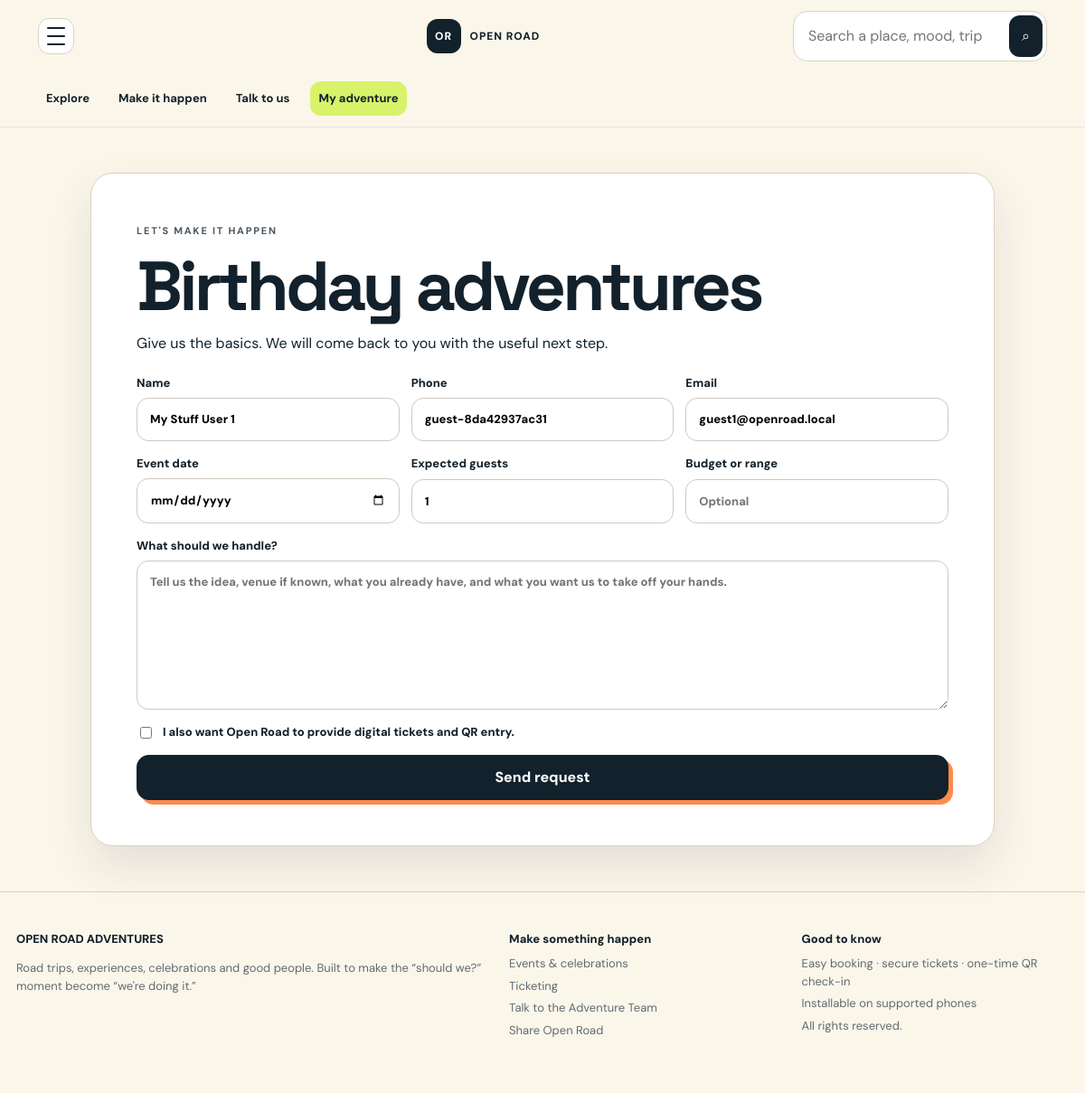
The app's page /service/birthdays/request (signed in) with its own data.
### tables this page shows
CREATE TABLE services (
 id INTEGER PRIMARY KEY AUTOINCREMENT, slug TEXT UNIQUE NOT NULL, category TEXT NOT NULL, title TEXT NOT NULL,
 subtitle TEXT NOT NULL, description TEXT NOT NULL, cover_image TEXT DEFAULT '', accent TEXT DEFAULT 'lime',
 ticketing_available INTEGER NOT NULL DEFAULT 0, published INTEGER NOT NULL DEFAULT 1, sort_order INTEGER NOT NULL DEFAULT 0, created_at TEXT NOT NULL
);

CREATE TABLE users (
 id INTEGER PRIMARY KEY AUTOINCREMENT, name TEXT NOT NULL, phone TEXT NOT NULL,
 email TEXT UNIQUE NOT NULL, pin_hash TEXT NOT NULL, recovery_question TEXT NOT NULL,
 recovery_answer_hash TEXT NOT NULL, remember_token TEXT, remember_until TEXT,
 deleted_at TEXT, simple_id_hash TEXT, is_stuff_guest INTEGER NOT NULL DEFAULT 0, journal_card_uses INTEGER NOT NULL DEFAULT 0, stuff_journal_uses INTEGER NOT NULL DEFAULT 0, stuff_copy_uses INTEGER NOT NULL DEFAULT 0, stuff_edits_uses INTEGER NOT NULL DEFAULT 0, stuff_card_uses INTEGER NOT NULL DEFAULT 0, journal_secret_hash TEXT, created_at TEXT NOT NULL
, stuff_id_hash TEXT);

### app/routes.py (the view, shortened to what this page needs)
@bp.route('/service/<slug>/request',methods=['GET','POST'])
def service_request(slug):
    row=get_db().execute('SELECT * FROM services WHERE slug=? AND published=1',(slug,)).fetchone()
    if not row: abort(404)
    if not session.get('user_id'):
        session['next_url']=request.path
        return redirect(url_for('public.register',next=request.path))
    u=get_db().execute('SELECT * FROM users WHERE id=? AND deleted_at IS NULL',(session['user_id'],)).fetchone()
    return render_template('service_request.html',service=row,user=u)

### app/db.py (called while the page is built)
def get_db():
    if 'db' not in g:
        g.db = sqlite3.connect(current_app.config['DATABASE_PATH'], timeout=30)
        g.db.row_factory = sqlite3.Row
        g.db.execute('PRAGMA foreign_keys=ON')
        g.db.execute('PRAGMA journal_mode=WAL')
        g.db.execute('PRAGMA busy_timeout=30000')
    return g.db

### app/routes.py (called while the page is built)
def log_visit():
    ignored_paths = (
        '/static/', '/media/', '/api/', '/sw.js', '/manifest.json',
        '/favicon.ico', '/robots.txt', '/offline', '/offline/',
        '/offline/my-stuff', '/telemetry', '/pulse_receiver'
    )
    if request.path.startswith(ignored_paths) or request.endpoint in {'health', 'pulse_receiver'}:
        return
    user_id = session.get('user_id')
    key = f'user:{user_id}' if user_id else (request.cookies.get('visitor_key') or secrets.token_urlsafe(16))
    db=get_db()
    db.execute('INSERT INTO visits(visitor_key,path,created_at) VALUES(?,?,?)',(key,request.path,now()))
    db.commit()
    request._visitor_key=key

@bp.before_request
def before(): log_visit()

@bp.after_request
def visitor_cookie(response):
    key=getattr(request,'_visitor_key',None)
    if key and not request.cookies.get('visitor_key'):
        response.set_cookie('visitor_key',key,max_age=31536000,httponly=True,samesite='Lax',secure=request.is_secure)
    return response

### app/security.py (called while the page is built)
def now():
    return datetime.now(timezone.utc).replace(microsecond=0).isoformat()

### app/templates/service_request.html
{% extends 'base.html' %}{% block content %}<section class="form-page"><div class="form-card wide"><span class="eyebrow">LET'S MAKE IT HAPPEN</span><h1>{{ service.title }}</h1><p>Give us the basics. We will come back to you with the useful next step.</p><form method="post"><div class="field-grid"><label>Name<input name="name" value="{{ user.name if user else '' }}" required></label><label>Phone<input name="phone" value="{{ user.phone if user else '' }}" required></label><label>Email<input type="email" name="email" value="{{ user.email if user else '' }}" required></label></div><div class="field-grid"><label>Event date<input type="date" name="event_date"></label><label>Expected guests<input type="number" min="1" max="100000" name="guest_count" value="1"></label><label>Budget or range<input name="budget" placeholder="Optional"></label></div><label><span>What should we handle?</span><textarea name="notes" rows="7" placeholder="Tell us the idea, venue if known, what you already have, and what you want us to take off your hands."></textarea></label>{% if service.ticketing_available %}<label class="check-row"><input type="checkbox" name="ticketing" value="1"> <span>I also want Open Road to provide digital tickets and QR entry.</span></label>{% endif %}<button class="button primary">Send request</button></form></div></section>{% endblock %}

### app/static/style.css (style rules this page uses)
:root { --ink:#12212b;--muted:#5f6b73;--cream:#fbf6ea;--paper:#fffdf7;--line:#d9d3c5;--lime:#d8f36a;--orange:#ff8b4c;--aqua:#77e1d2;--pink:#ff8fb6;--blue:#87b8ff;--shadow:0 22px 50px rgba(18,33,43,.10);--radius:24px }
* { box-sizing:border-box }
html { scroll-behavior:smooth }
body { margin:0;background:var(--cream);color:var(--ink);font-family:'DM Sans',system-ui,sans-serif;line-height:1.5 }
button,input,textarea,select { font:inherit }
.eyebrow { font-size:11px;letter-spacing:.16em;font-weight:800;text-transform:uppercase;color:#4e5a62 }
.hero-copy h1,.detail-copy h1,.trip-big-copy h1,.account-hero h1,.search-hero h1,.form-card h1,.booking-success h1 { font-family:'Space Grotesk',sans-serif;font-size:clamp(48px,6.4vw,88px);line-height:.94;letter-spacing:-.05em;margin:14px 0 }
.button { display:inline-flex;justify-content:center;align-items:center;border:0;border-radius:14px;padding:13px 18px;font-weight:800;cursor:pointer }
.button.primary { background:var(--ink);color:#fff;box-shadow:5px 5px 0 var(--orange) }
.form-page { min-height:70vh;display:grid;place-items:center;padding:50px 18px }
.form-card,.booking-success { width:min(760px,100%);background:#fff;border:1px solid var(--line);border-radius:25px;padding:clamp(24px,5vw,50px);box-shadow:var(--shadow) }
.form-card.wide,.booking-success.wide { width:min(1000px,100%) }
form { display:grid;gap:15px;margin-top:22px }
label { display:grid;gap:7px;font-size:13px;font-weight:800 }
input,textarea,select { width:100%;border:1px solid #cfc9bd;border-radius:13px;padding:13px 14px;background:#fff;outline:none }
.field-grid { display:grid;grid-template-columns:repeat(3,1fr);gap:13px }
.check-row { display:flex;grid-template-columns:none;align-items:flex-start;gap:9px }
.check-row input { width:auto;margin-top:4px }

### records on screen
services: title "Birthday adventures"
users: name "My Stuff User 1", phone "guest-8da42937ac31", email "guest1@openroad.local"
